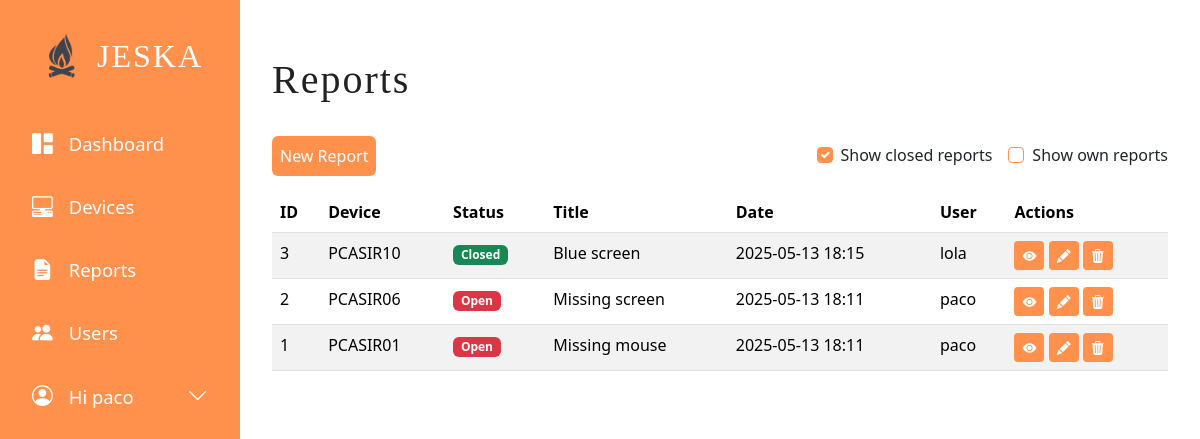
/reports/ (signed in), run on an earlier commit of the app's database.
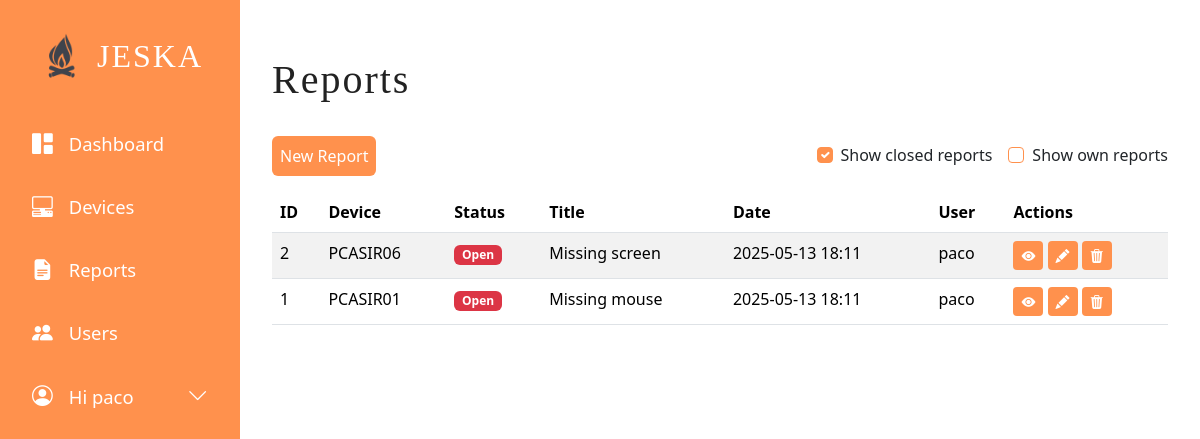
And on a later commit of the database.
### tables this page shows
CREATE TABLE users (
  id INTEGER PRIMARY KEY AUTOINCREMENT,
  username VARCHAR NOT NULL UNIQUE,
  password VARCHAR NOT NULL,
  name VARCHAR,
  surname VARCHAR,
  email VARCHAR,
  role VARCHAR,
  created_at TIMESTAMP NOT NULL DEFAULT CURRENT_TIMESTAMP
);

CREATE TABLE reports (
  id INTEGER PRIMARY KEY AUTOINCREMENT,
  title VARCHAR NOT NULL,
  body TEXT,
  author_username VARCHAR NOT NULL,
  device_name VARCHAR NOT NULL,
  status VARCHAR,
  created_at TIMESTAMP NOT NULL DEFAULT CURRENT_TIMESTAMP,
  FOREIGN KEY (author_username) REFERENCES users(username),
  FOREIGN KEY (device_name) REFERENCES devices(name)
);

### jeska/models/report.py (the view)
@bp.route('/')
@login_required
def index():
    db = get_db()
    reports = db.execute(
        'SELECT r.id, r.title, r.body, r.author_username, r.device_name, r.status, r.created_at'
        ' FROM reports r'
        ' ORDER BY r.created_at DESC'
    ).fetchall()
    user = db.execute(
        'SELECT role FROM users WHERE username = ?',
        (g.user['username'],)
    ).fetchone()
    is_admin = user['role'] == 'admin' if user and user['role'] else False
    return render_template('report/index.html', reports=reports, is_admin=is_admin)

### jeska/models/auth.py (called while the page is built)
@bp.before_app_request
def load_logged_in_user():
    user_id = session.get('user_id')
    if user_id is None:
        g.user = None
    else:
        g.user = get_db().execute(
            'SELECT * FROM users WHERE id = ?', (user_id,)
        ).fetchone()

def login_required(view):
    @functools.wraps(view)
    def wrapped_view(**kwargs):
        if g.user is None:
            return redirect(url_for('auth.login'))
        return view(**kwargs)
    return wrapped_view

### jeska/models/db.py (called while the page is built)
def get_db():
    if 'db' not in g:
        g.db = sqlite3.connect(
            current_app.config['DATABASE'],
            detect_types=sqlite3.PARSE_DECLTYPES
        )
        g.db.row_factory = sqlite3.Row
    return g.db

### jeska/templates/report/index.html (shortened to what this page needs)
{% extends 'base.html' %}
{% block header %}
  <h1>{% block title %}Reports{% endblock %}</h1>
  {% if g.user %}
    <div class="d-flex justify-content-between align-items-center mb-3">
      <div>
        <a class="action btn btn-primary" href="{{ url_for('report.create') }}">New Report</a>
      </div>
      <div class="d-flex align-items-center gap-3">
        <div class="form-check orange-checkbox">
          <input class="form-check-input" type="checkbox" id="showClosedReports" checked>
          <label class="form-check-label" for="showClosedReports">
            Show closed reports
          </label>
        </div>
        <div class="form-check orange-checkbox">
          <input class="form-check-input" type="checkbox" id="showOwnReports">
          <label class="form-check-label" for="showOwnReports">
            Show own reports
          </label>
        </div>
      </div>
    </div>
  {% endif %}
{% endblock %}
{% block content %}
  <body data-current-user="{{ g.user['username'] }}">
    <div class="table-responsive">
      <table class="table table-striped table-hover">
        <thead>
          <tr>
            <th>ID</th>
            <th>Device</th>
            <th>Status</th>
            <th>Title</th>
            <th>Date</th>
            <th>User</th>
            <th>Actions</th>
          </tr>
        </thead>
        <tbody>
          {% for report in reports %}
            <tr>
              <td>{{ report['id'] }}</td>
              <td>{{ report['device_name'] }}</td>
              <td>
                <span class="badge {% if report['status'] == 'Open' %}bg-danger{% elif report['status'] == 'In Progress' %}bg-warning{% else %}bg-success{% endif %}">
                  {{ report['status'] }}
                </span>
              </td>
              <td>{{ report['title'] }}</td>
              <td data-order="{{ report['created_at'].strftime('%Y-%m-%d %H:%M') }}">{{ report['created_at'].strftime('%Y-%m-%d %H:%M') }}</td>
              <td>{{ report['author_username'] }}</td>
              <td>
                <button type="button" class="btn btn-sm btn-primary view-report-btn" data-report-id="{{ report['id'] }}" data-bs-toggle="tooltip" data-bs-title="View report"><i class="bi bi-eye-fill"></i></button>
                {% if is_admin or g.user['username'] == report['author_username'] %}
                  <button type="button" class="btn btn-sm btn-primary edit-report-btn" data-report-id="{{ report['id'] }}" data-bs-toggle="tooltip" data-bs-title="Edit report"><i class="bi bi-pencil-fill"></i></button>
                  <form action="{{ url_for('report.delete', id=report['id']) }}" method="post" style="display: inline;">
                    <button type="submit" class="btn btn-sm btn-primary delete-report-btn" data-bs-toggle="tooltip" data-bs-title="Delete"><i class="bi bi-trash3-fill"></i></button>
                  </form>
                {% endif %}
              </td>
            </tr>
          {% endfor %}
        </tbody>
      </table>
    </div>
  </body>
{% endblock %}

### jeska/templates/base.html (shortened to what this page needs)
<!DOCTYPE html>
<html lang="en">
<head>
    <link href="https://cdn.jsdelivr.net/npm/bootstrap@5.3.6/dist/css/bootstrap.min.css" rel="stylesheet">
    <link rel="stylesheet" href="https://cdn.jsdelivr.net/npm/bootstrap-icons@1.12.1/font/bootstrap-icons.min.css">
    <link href="https://cdn.datatables.net/v/bs5/jszip-3.10.1/dt-2.3.0/af-2.7.0/b-3.2.3/b-colvis-3.2.3/b-html5-3.2.3/b-print-3.2.3/cr-2.1.0/date-1.5.5/fc-5.0.4/fh-4.0.1/kt-2.12.1/r-3.0.4/rg-1.5.1/rr-1.5.0/sc-2.4.3/sb-1.8.2/sp-2.3.3/sl-3.0.0/sr-1.4.1/datatables.min.css" rel="stylesheet">
    <link rel="stylesheet" href="{{ url_for('static', filename='css/style.css') }}">
</head>
<body>
    <div class="sidebar">
        <div class="sidebar-logo">
            <img src="{{ url_for('static', filename='img/JESKA-4.png') }}" alt="Jeska Logo">
            <span class="sidebar-title">JESKA</span>
        </div>
        <ul class="sidebar-nav">
            <li><a href="{{ url_for('index') }}"><i class="bi bi-grid-1x2-fill"></i> Dashboard</a></li>
            <li><a href="{{ url_for('device.index') }}"><i class="bi bi-pc-display-horizontal"></i> Devices</a></li>
            <li><a href="{{ url_for('report.index') }}"><i class="bi bi-file-earmark-text-fill"></i> Reports</a></li>
            {% if g.user and g.user.role == 'admin' %}
              <li><a href="{{ url_for('auth.list_users') }}"><i class="bi bi-people-fill"></i> Users</a></li>
            {% endif %}
            <li class="nav-item">
                <a class="nav-link collapsed" href="#" data-bs-toggle="collapse" data-bs-target="#profileSubmenu" aria-expanded="false">
                    <i class="bi bi-person-circle"></i> Hi {{ g.user.username }} <i class="bi bi-chevron-down ms-auto"></i>
                </a>
            </li>
        </ul>
    </div>
    <div class="main-content">
        <header>
            {% block header %}{% endblock %}
        </header>
        {% block content %}{% endblock %}
    </div>
</body>
</html>

### jeska/static/css/style.css (style rules this page uses)
html { font-family: sans-serif; }
body { min-height: 100vh; background: #fff; }
h1 { font-family: 'American Captain', serif; color: #377ba8; margin: 1rem 0; }
a { color: #377ba8; }
nav ul li a, nav ul li span, header .action { display: block; padding: 0.5rem; }
.btn-primary, .btn-secondary, .profile-button, .feature-link, .profile-actions .action { background-color: #ff914d !important; border: none; color: #fff !important; transition: background-color 0.2s; }
.sidebar { position: fixed; top: 0; left: 0; width: 240px; height: 100vh; background: #ff914d; display: flex; flex-direction: column; align-items: center; padding-top: 32px; z-index: 1000; }
.sidebar .nav-link { display: flex; align-items: center; gap: 1rem; padding: 1rem 2rem; color: #fff; text-decoration: none; font-size: 1.15rem; font-weight: 500; transition: background 0.2s, color 0.2s; width: 100%; }
.sidebar .nav-link .ms-auto { transition: transform 0.2s; }
.sidebar-logo { display: flex; flex-direction: row; align-items: center; margin-bottom: 2rem; }
.sidebar-logo img { width: 48px; height: 48px; display: block; }
.sidebar-title { font-family: 'American Captain', serif; font-size: 2rem; color: #fff; letter-spacing: 2px; margin-left: 0.75rem; line-height: 48px; display: block; }
.sidebar-nav { list-style: none; padding: 0; width: 100%; }
.sidebar-nav li { width: 100%; }
.sidebar-nav a { display: flex; align-items: center; gap: 1rem; padding: 1rem 2rem; color: #fff; text-decoration: none; font-size: 1.15rem; font-weight: 500; transition: background 0.2s, color 0.2s; }
.sidebar-nav i { font-size: 1.3rem; }
.main-content { margin-left: 240px; padding: 2.5rem 2rem 2rem 2rem; min-height: 100vh; background: #fff; }
.main-content header h1 { font-family: 'American Captain', serif; font-size: 2.5rem; color: #222; letter-spacing: 2px; margin-bottom: 2rem; text-align: left; }
.orange-checkbox .form-check-input:checked { background-color: #ff914d; border-color: #ff914d; }
.orange-checkbox .form-check-input { border-color: #ff914d; }
.orange-checkbox .form-check-label { font-weight: 500; }

What changed in the data, as far as the page shows it:
removed reports: id "3", device_name "PCASIR10", status "Closed", title "Blue screen", created_at "2025-05-13 18:15", author_username "lola"
